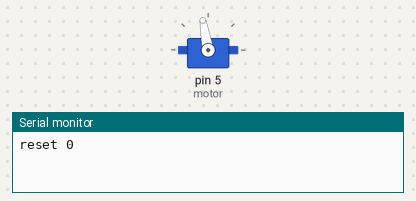
This sketch was run on a simulated Arduino Uno, built with avr-gcc and run on an emulated ATmega328P. Shown: servo, the last lines printed to the serial monitor.

Above: at 0.1 s.
At 4.9 s:
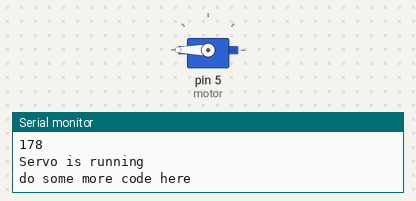
Timing chart, 0 to 6.4 s (numbered marks = the images above):
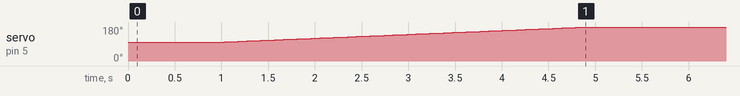

The sketch:

multiThreading_func.ino
```cpp
#include <Servo.h>

Servo motor;

void setup() {
  Serial.begin(9600);
  motor.attach(5);
  motor.write(100);
  Serial.println("reset 0");
  delay(1000);
}

int desiredAngle = 180, currentAngle = 0;
unsigned int startTime = 0, endTime = 0;
bool servoDone = false;
int timer = 0;

void loop() {
  startTime = millis();

  if (!servoDone) {
    static int motorAngle = motor.read(); // Starting pos of the motor - MUST be static
    if (!moveServo(motorAngle)) {
      // Servo is still running
      Serial.println("Servo is running");
    } else {
      // Servo finished to work
      Serial.println("servo is done");
      servoDone = true;
    }
  }

  // Code here will happen in parallel
  Serial.println("do some more code here");
}

bool moveServo(int startAngle) {
  bool state = false; // Value to return - whether the servo is done or not
  static int i = startAngle; // Angle counter - MUST be static

  if (startTime - timer >= 10) { // Multithreading
    if (i <= desiredAngle) { // Servo didn't reach desired angle yet
      Serial.println(i);
      motor.write(i);
      i++;
    } else { // Servo reached desired angle
      Serial.println("done");
      state = true;
      endTime = millis();
      Serial.print("Run time: ");
      Serial.println(endTime - startTime);
    }

    timer = millis(); // Upade the timer for the multithreading
  }

  return state; // Will be true when the servo is done
}
```

Measured:
- by itself, servo on pin 5 (motor): moves from 100° to 180° over 3.9 s
